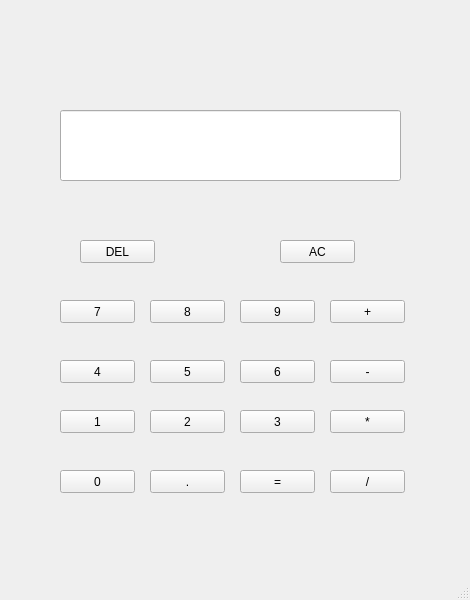
<?xml version="1.0" encoding="UTF-8"?>
<ui version="4.0">
 <class>MainWindow</class>
 <widget class="QMainWindow" name="MainWindow">
  <property name="geometry">
   <rect>
    <x>0</x>
    <y>0</y>
    <width>470</width>
    <height>600</height>
   </rect>
  </property>
  <property name="windowTitle">
   <string>MainWindow</string>
  </property>
  <widget class="QWidget" name="centralwidget">
   <widget class="QPushButton" name="pushButton_1">
    <property name="geometry">
     <rect>
      <x>60</x>
      <y>410</y>
      <width>75</width>
      <height>23</height>
     </rect>
    </property>
    <property name="text">
     <string>1</string>
    </property>
   </widget>
   <widget class="QPushButton" name="pushButton_2">
    <property name="geometry">
     <rect>
      <x>150</x>
      <y>410</y>
      <width>75</width>
      <height>23</height>
     </rect>
    </property>
    <property name="text">
     <string>2</string>
    </property>
   </widget>
   <widget class="QPushButton" name="pushButton_3">
    <property name="geometry">
     <rect>
      <x>240</x>
      <y>410</y>
      <width>75</width>
      <height>23</height>
     </rect>
    </property>
    <property name="text">
     <string>3</string>
    </property>
   </widget>
   <widget class="QPushButton" name="pushButton_4">
    <property name="geometry">
     <rect>
      <x>60</x>
      <y>360</y>
      <width>75</width>
      <height>23</height>
     </rect>
    </property>
    <property name="text">
     <string>4</string>
    </property>
   </widget>
   <widget class="QPushButton" name="pushButton_5">
    <property name="geometry">
     <rect>
      <x>150</x>
      <y>360</y>
      <width>75</width>
      <height>23</height>
     </rect>
    </property>
    <property name="text">
     <string>5</string>
    </property>
   </widget>
   <widget class="QPushButton" name="pushButton_6">
    <property name="geometry">
     <rect>
      <x>240</x>
      <y>360</y>
      <width>75</width>
      <height>23</height>
     </rect>
    </property>
    <property name="text">
     <string>6</string>
    </property>
   </widget>
   <widget class="QPushButton" name="pushButton_7">
    <property name="geometry">
     <rect>
      <x>60</x>
      <y>300</y>
      <width>75</width>
      <height>23</height>
     </rect>
    </property>
    <property name="text">
     <string>7</string>
    </property>
   </widget>
   <widget class="QPushButton" name="pushButton_8">
    <property name="geometry">
     <rect>
      <x>150</x>
      <y>300</y>
      <width>75</width>
      <height>23</height>
     </rect>
    </property>
    <property name="text">
     <string>8</string>
    </property>
   </widget>
   <widget class="QPushButton" name="pushButton_9">
    <property name="geometry">
     <rect>
      <x>240</x>
      <y>300</y>
      <width>75</width>
      <height>23</height>
     </rect>
    </property>
    <property name="text">
     <string>9</string>
    </property>
   </widget>
   <widget class="QPushButton" name="pushButton_0">
    <property name="geometry">
     <rect>
      <x>60</x>
      <y>470</y>
      <width>75</width>
      <height>23</height>
     </rect>
    </property>
    <property name="text">
     <string>0</string>
    </property>
   </widget>
   <widget class="QPushButton" name="pushButton_point">
    <property name="geometry">
     <rect>
      <x>150</x>
      <y>470</y>
      <width>75</width>
      <height>23</height>
     </rect>
    </property>
    <property name="text">
     <string>.</string>
    </property>
   </widget>
   <widget class="QPushButton" name="pushButton_equal">
    <property name="geometry">
     <rect>
      <x>240</x>
      <y>470</y>
      <width>75</width>
      <height>23</height>
     </rect>
    </property>
    <property name="text">
     <string>=</string>
    </property>
   </widget>
   <widget class="QPushButton" name="pushButton_plus">
    <property name="geometry">
     <rect>
      <x>330</x>
      <y>300</y>
      <width>75</width>
      <height>23</height>
     </rect>
    </property>
    <property name="text">
     <string>+</string>
    </property>
   </widget>
   <widget class="QPushButton" name="pushButton_sub">
    <property name="geometry">
     <rect>
      <x>330</x>
      <y>360</y>
      <width>75</width>
      <height>23</height>
     </rect>
    </property>
    <property name="text">
     <string>-</string>
    </property>
   </widget>
   <widget class="QPushButton" name="pushButton_mul">
    <property name="geometry">
     <rect>
      <x>330</x>
      <y>410</y>
      <width>75</width>
      <height>23</height>
     </rect>
    </property>
    <property name="text">
     <string>*</string>
    </property>
   </widget>
   <widget class="QPushButton" name="pushButton_div">
    <property name="geometry">
     <rect>
      <x>330</x>
      <y>470</y>
      <width>75</width>
      <height>23</height>
     </rect>
    </property>
    <property name="text">
     <string>/</string>
    </property>
   </widget>
   <widget class="QLineEdit" name="lineEdit">
    <property name="geometry">
     <rect>
      <x>60</x>
      <y>110</y>
      <width>341</width>
      <height>71</height>
     </rect>
    </property>
    <property name="alignment">
     <set>Qt::AlignRight|Qt::AlignTrailing|Qt::AlignVCenter</set>
    </property>
    <property name="readOnly">
     <bool>true</bool>
    </property>
   </widget>
   <widget class="QPushButton" name="pushButton_DEL">
    <property name="geometry">
     <rect>
      <x>80</x>
      <y>240</y>
      <width>75</width>
      <height>23</height>
     </rect>
    </property>
    <property name="text">
     <string>DEL</string>
    </property>
   </widget>
   <widget class="QPushButton" name="pushButton_AC">
    <property name="geometry">
     <rect>
      <x>280</x>
      <y>240</y>
      <width>75</width>
      <height>23</height>
     </rect>
    </property>
    <property name="text">
     <string>AC</string>
    </property>
   </widget>
  </widget>
  <widget class="QMenuBar" name="menubar">
   <property name="geometry">
    <rect>
     <x>0</x>
     <y>0</y>
     <width>470</width>
     <height>23</height>
    </rect>
   </property>
  </widget>
  <widget class="QStatusBar" name="statusbar"/>
 </widget>
 <resources/>
 <connections/>
</ui>
